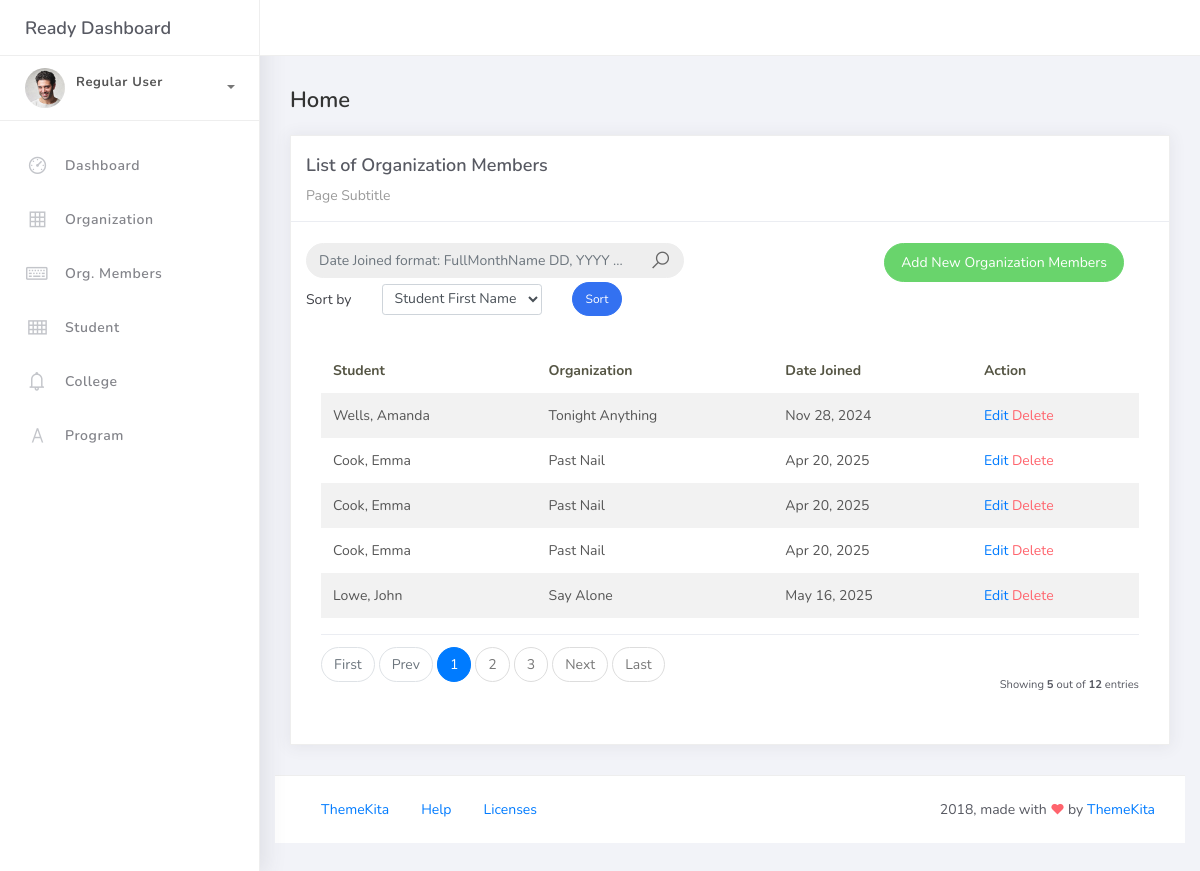
Screenshot of /organizationMember_list with the database file from the repository.
### studentorg/models.py (models this page shows, shortened)
class BaseModel(models.Model):
    created_at = models.DateTimeField(auto_now_add=True, db_index=True)
    updated_at = models.DateTimeField(auto_now=True)
    class Meta:
        abstract = True

class OrgMember(BaseModel):
    student = models.ForeignKey(Student, on_delete=models.CASCADE)
    organization = models.ForeignKey(Organization, on_delete=models.CASCADE)
    date_joined = models.DateField()

class Student(BaseModel):
    student_id = models.CharField(max_length=15)
    lastname = models.CharField(max_length=25)
    firstname = models.CharField(max_length=25)
    middlename = models.CharField(max_length=25, blank=True, null=True)
    program = models.ForeignKey(Program, on_delete=models.CASCADE)
    def __str__(self):
        return f"{self.lastname}, {self.firstname}"

class Organization(BaseModel):
    name = models.CharField(max_length=250)
    college = models.ForeignKey(College, null=True, blank=True, on_delete=models.CASCADE)
    description = models.CharField(max_length=500)
    def __str__(self):
        return self.name

### studentorg/views.py (the view, shortened to what this page needs)
# urls.py: path('organizationMember_list', OrganizationMemberList.as_view(), name='organization-member-list'),
class OrganizationMemberList(ListView):
    model = OrgMember
    context_object_name = 'organizationmember'
    template_name = 'orgmem_list.html'
    paginate_by = 5
    def get_ordering(self):
        allowed = ["student__firstname", "date_joined", "student__lastname"]
        sort_by = self.request.GET.get("sort_by")
        if sort_by in allowed:
            return sort_by
        return "student__firstname"
    def get_queryset(self):
        qs = super().get_queryset()
        query = self.request.GET.get('q')
        return qs

### templates/orgmem_list.html (shortened to what this page needs)
{% extends 'base.html' %}
{% load static %}
{% block content %}
<div class="content">
    <div class="container-fluid">
        <h4 class="page-title">Home</h4>
        <div class="row">
            <div class="col-md-12">
                <div class="card">
                    <div class="card-header">
                        <div class="card-title">List of Organization Members</div>
                        <div class="card-category">Page Subtitle</div>
                    </div>
                    <br />
                    <div class="col-md-12 row">
                        <div class="col-md-6">
                            <form class="navbar-left navbar-form nav-search mr-md-3" action="{% url 'organization-member-list' %}">
                                <div class="input-group">
                                    <input type="text" name="q" placeholder="Date Joined format: FullMonthName DD, YYYY ..." class="form-control" name="q"/>
                                    <div class="input-group-append">
                                        <span class="input-group-text">
                                            <i class="la la-search search-icon"></i>
                                        </span>
                                    </div>
                                </div>
                            </form>
                        </div>
                        <div class="col-md-6">
                            <div class="pull-right">
                                <a href="{% url 'organization-member-add' %}" class="btn btn-success btn-rounded">Add New Organization Members</a>
                            </div>
                        </div>
                    </div>
                    <div class="col-md-12">
                        <form method="get" class="row g-2 align-items-center">
                            <div class="col-auto">
                                <label for="smallSelect" class="col-form-label">Sort by</label>
                            </div>
                            <div class="col-auto">
                                <select class="form-control form-control-sm" id="smallSelect" name="sort_by">
                                <option value="student__firstname" {% if request.GET.sort_by == "student__firstname" %}selected{% endif %}>Student First Name</option>
                                </select>
                            </div>
                            <div class="col-auto">
                                <button type="submit" class="btn btn-primary btn-sm btn-rounded">Sort</button>
                            </div>
                        </form>
                    </div>
                    <div class="col-auto">
                    <div class="card-body">
                        <table class="table table-striped mt-3">
                            <thead>
                                <tr>
                                    <th scope="col">Student</th>
                                    <th scope="col">Organization</th>
                                    <th scope="col">Date Joined</th>
                                    <th scope="col">Action</th>
                                </tr>
                            </thead>
                            <tbody>
                                {% for object in object_list %}
                                    <tr>
                                        <td>{{ object.student }}</td>
                                        <td>{{ object.organization }}</td>
                                        <td>{{ object.date_joined|date:"M d, Y" }}</td>
                                        <td>
                                            <a href="organizationMember_list/{{ object.id }}">Edit</a>
                                            <a href="organizationMember_list/{{ object.id }}/delete" class="text-danger">Delete</a>
                                        </td>
                                    </tr>
                                        {% empty %}
                                    <tr>
                                        <td colspan="4" style="text-align: center">
                                        <p class="text-sm font-weight-bold mb-0">No Records Found</p>
                                        </td>
                                        </tr>
                                {% endfor %}
                            </tbody>
                        </table>
                        {% include 'includes/pagination.html' %}
                    </div>
                </div>
            </div>
        </div>
    </div>
</div>
{% endblock %}

### rows the page displays
OrgMember: student "Wells, Amanda", organization "Tonight Anything", date_joined "Nov 28, 2024"
OrgMember: student "Cook, Emma", organization "Past Nail", date_joined "Apr 20, 2025"
OrgMember: student "Cook, Emma", organization "Past Nail", date_joined "Apr 20, 2025"
OrgMember: student "Cook, Emma", organization "Past Nail", date_joined "Apr 20, 2025"
OrgMember: student "Lowe, John", organization "Say Alone", date_joined "May 16, 2025"

### other values shown
{{ page_num }} "1"
{{ page_num }} "2" "3"
{{ object_list.count }} "5"
{{ paginator.count }} "12"
